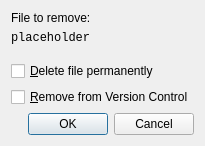
<?xml version="1.0" encoding="UTF-8"?>
<ui version="4.0">
 <class>Core::RemoveFileDialog</class>
 <widget class="QDialog" name="Core::RemoveFileDialog">
  <property name="sizePolicy">
   <sizepolicy hsizetype="Preferred" vsizetype="Fixed">
    <horstretch>0</horstretch>
    <verstretch>0</verstretch>
   </sizepolicy>
  </property>
  <property name="windowTitle">
   <string>Remove File</string>
  </property>
  <layout class="QVBoxLayout" name="verticalLayout">
   <item>
    <widget class="QLabel" name="fileToDeleteLabel">
     <property name="sizePolicy">
      <sizepolicy hsizetype="Preferred" vsizetype="Fixed">
       <horstretch>0</horstretch>
       <verstretch>0</verstretch>
      </sizepolicy>
     </property>
     <property name="text">
      <string>File to remove:</string>
     </property>
    </widget>
   </item>
   <item>
    <widget class="QLabel" name="fileNameLabel">
     <property name="sizePolicy">
      <sizepolicy hsizetype="Preferred" vsizetype="Fixed">
       <horstretch>0</horstretch>
       <verstretch>0</verstretch>
      </sizepolicy>
     </property>
     <property name="font">
      <font>
       <family>Courier New</family>
      </font>
     </property>
     <property name="text">
      <string notr="true">placeholder</string>
     </property>
     <property name="wordWrap">
      <bool>true</bool>
     </property>
    </widget>
   </item>
   <item>
    <spacer name="verticalSpacer">
     <property name="orientation">
      <enum>Qt::Vertical</enum>
     </property>
     <property name="sizeType">
      <enum>QSizePolicy::Fixed</enum>
     </property>
     <property name="sizeHint" stdset="0">
      <size>
       <width>20</width>
       <height>10</height>
      </size>
     </property>
    </spacer>
   </item>
   <item>
    <widget class="QCheckBox" name="deleteFileCheckBox">
     <property name="text">
      <string>&amp;Delete file permanently</string>
     </property>
    </widget>
   </item>
   <item>
    <widget class="QCheckBox" name="removeVCCheckBox">
     <property name="text">
      <string>&amp;Remove from Version Control</string>
     </property>
    </widget>
   </item>
   <item>
    <widget class="QDialogButtonBox" name="buttonBox">
     <property name="sizePolicy">
      <sizepolicy hsizetype="Expanding" vsizetype="Fixed">
       <horstretch>0</horstretch>
       <verstretch>0</verstretch>
      </sizepolicy>
     </property>
     <property name="orientation">
      <enum>Qt::Horizontal</enum>
     </property>
     <property name="standardButtons">
      <set>QDialogButtonBox::Cancel|QDialogButtonBox::Ok</set>
     </property>
    </widget>
   </item>
  </layout>
 </widget>
 <resources/>
 <connections>
  <connection>
   <sender>buttonBox</sender>
   <signal>accepted()</signal>
   <receiver>Core::RemoveFileDialog</receiver>
   <slot>accept()</slot>
   <hints>
    <hint type="sourcelabel">
     <x>248</x>
     <y>254</y>
    </hint>
    <hint type="destinationlabel">
     <x>157</x>
     <y>274</y>
    </hint>
   </hints>
  </connection>
  <connection>
   <sender>buttonBox</sender>
   <signal>rejected()</signal>
   <receiver>Core::RemoveFileDialog</receiver>
   <slot>reject()</slot>
   <hints>
    <hint type="sourcelabel">
     <x>316</x>
     <y>260</y>
    </hint>
    <hint type="destinationlabel">
     <x>286</x>
     <y>274</y>
    </hint>
   </hints>
  </connection>
 </connections>
</ui>
